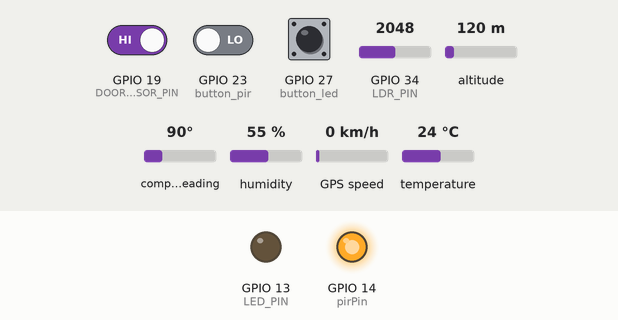
This sketch was run on a simulated ESP32. Parts: output pins drawn as LEDs (lit = HIGH). The test bench sets the inputs (shaded band); at power-on: GPIO 27 (button_led) HIGH, GPIO 23 (button_pir) LOW, GPIO 19 (DOOR_SENSOR_PIN) HIGH, GPIO 34 (LDR_PIN) = 2048, altitude 120 m, compass heading 90°, humidity 55 %, GPS speed 0 km/h, temperature 24 °C. WiFi joins after 1.5 s; servers stay silent unless stated; the local clock reads 2024-03-15 10:24:30 at power-on unless the sketch sets it; the GPS gets a fix after 3 s at 37.7749, -122.4194 with 8 satellites; web services answer with replies made up by the test bench; what the sketch prints to the serial monitor is not drawn.

Above: at 2.7 s.
2.8 s: GPIO 27 (button_led) pulled LOW for 1 s
At 4.5 s:
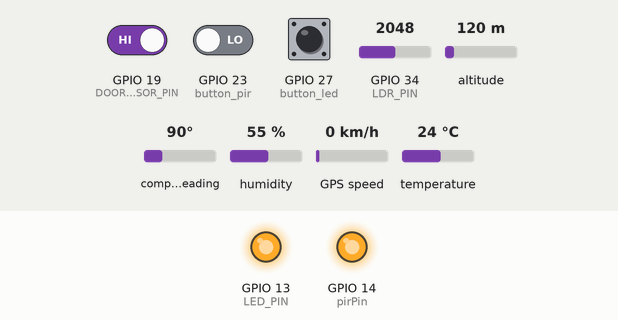
8.3 s: GPIO 23 (button_pir) driven HIGH
At 9.2 s:
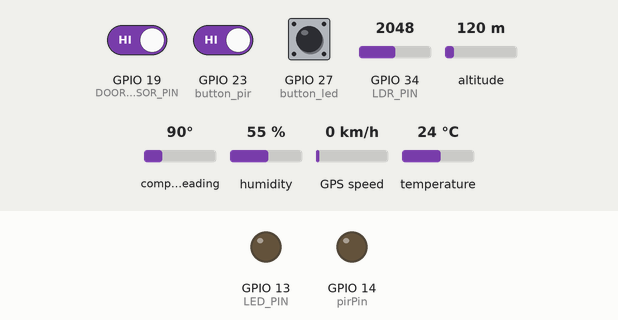
10.3 s: GPIO 23 (button_pir) driven LOW
At 11.9 s:
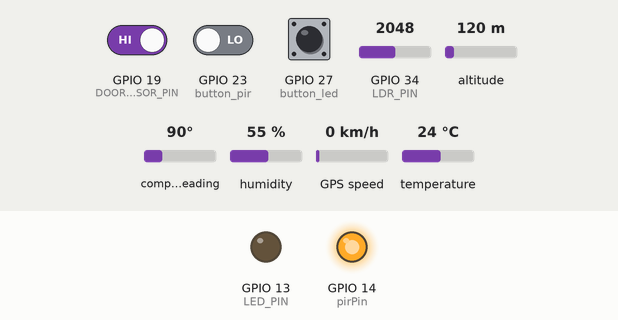
14.5 s: GPIO 27 (button_led) pulled LOW for 3.2 s
At 15.4 s:
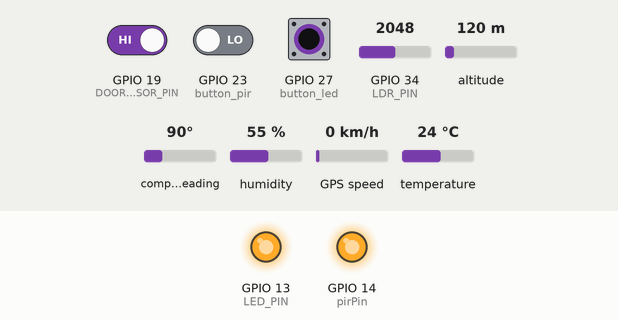
Timing chart, 0 to 19.7 s (numbered marks = the images above; inputs shaded):
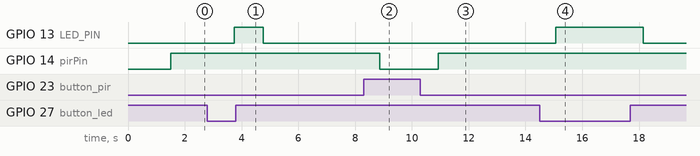

Measured:
- after the input at 2.8 s, GPIO 13 (LED_PIN): LOW → HIGH after 0.94 s, → LOW 1.0 s later
- after the input at 8.3 s, GPIO 14 (pirPin): HIGH → LOW after 0.56 s
- after the input at 10.3 s, GPIO 14 (pirPin): LOW → HIGH after 0.62 s
- after the input at 14.5 s, GPIO 13 (LED_PIN): LOW → HIGH after 0.57 s, → LOW 3.1 s later

The sketch:

Board2Final.ino
```cpp
#include "esp_task_wdt.h"

#include <WiFi.h>
#include <HTTPClient.h>
#include <UrlEncode.h>
#include <DHT.h>
#include <TinyGPS++.h>

#include "time.h"
#include "freertos/FreeRTOS.h"
#include "freertos/task.h"

#define WIFI_SSID "Gala"
#define WIFI_PASSWORD "12345678"

#define DHTPIN 26
#define DHTTYPE DHT22
DHT dht(DHTPIN, DHTTYPE);

TinyGPSPlus gps;
HardwareSerial neogps(1);

#define DOOR_SENSOR_PIN 19
#define pirPin 14
#define LDR_PIN 34
#define LED_PIN 13
#define button_led 27
#define button_pir 23
#define timeout 30000

unsigned long lastMotionTime = 0;

const char* THINGSPEAK_API_KEY = "UPXKBN7UMQ6BC8SW"; // Replace with your ThingSpeak API Key

// NTP Server to get time
const char *ntpServer = "pool.ntp.org";
const long gmtOffset_sec = 19800;  // UTC +5:30 for Colombo
const int daylightOffset_sec = 0;

void connectToWiFi() {
  Serial.println("Connecting to WiFi...");
  WiFi.begin(WIFI_SSID, WIFI_PASSWORD);
  int retryCount = 0;
  while (WiFi.status() != WL_CONNECTED && retryCount < 10) {
    delay(500);
    Serial.println("Connecting..");
    retryCount++;
  }
  if (WiFi.status() == WL_CONNECTED) {
    Serial.println("Connected to WiFi");
  } else {
    Serial.println("Failed to connect to WiFi");
  }
}

void readDHTSensor(float &temperature, float &humidity) {
  temperature = dht.readTemperature();
  humidity = dht.readHumidity();
  if (isnan(temperature) || isnan(humidity)) {
    Serial.println("Failed to read from DHT sensor!");
  }
}

void sendDataToThingSpeak(float latitude, float longitude, float temperature, float humidity, float speed) {
  if (WiFi.status() == WL_CONNECTED) {
    HTTPClient http;
    String server = "http://api.thingspeak.com/update?api_key=" + String(THINGSPEAK_API_KEY);
    server += "&field1=" + String(latitude, 6);
    server += "&field2=" + String(longitude, 6);
    server += "&field3=" + String(temperature);
    server += "&field4=" + String(humidity);
    server += "&field5=" + String(speed);

    Serial.print("Sending data to ThingSpeak: ");
    Serial.println(server);

    http.begin(server);
    int httpResponseCode = http.GET();
    if (httpResponseCode > 0) {
      Serial.print("HTTP Response code: ");
      Serial.println(httpResponseCode);
      if (httpResponseCode == 200) {
        Serial.println("Data sent successfully to ThingSpeak");
      } else {
        Serial.print("Error sending data to ThingSpeak. HTTP error code: ");
        Serial.println(httpResponseCode);
      }
    } else {
      Serial.print("Error in HTTP request: ");
      Serial.println(http.errorToString(httpResponseCode).c_str());
    }
    http.end();
  } else {
    Serial.println("WiFi not connected. Data not sent.");
  }
}

void gpsAll(float &latitude, float &longitude, float &speed) {
  boolean newData = false;
  for (unsigned long start = millis(); millis() - start < 1000;) {
    while (neogps.available()) {
      if (gps.encode(neogps.read())) {
        newData = true;
      }
    }
  }
  if (newData) {
    if (gps.location.isValid()) {
      latitude = gps.location.lat();
      longitude = gps.location.lng();
      speed = gps.speed.kmph();
    }
  } else {
    Serial.println("No new data");
  }
}


bool door() {
  static int currentDoorState = digitalRead(DOOR_SENSOR_PIN);
  int lastDoorState;
  lastDoorState = currentDoorState;
  currentDoorState = digitalRead(DOOR_SENSOR_PIN);

  if (lastDoorState == HIGH && currentDoorState == LOW) {
    Serial.println("The door-opening event is detected");
    return true;
  } else if (lastDoorState == LOW && currentDoorState == HIGH) {
    Serial.println("The door-closing event is detected");
    lastMotionTime = millis();
    return false;
  }
}

//pir_motion sensor
void pir_motion() {
    if(pirbutton()){
         digitalWrite(pirPin,HIGH);
         Serial.println("outside led strip on");
    }
    else{
        digitalWrite(pirPin,LOW);
        Serial.println("outside led strip off");

    }
}

bool pirbutton() {
  int buttonState = digitalRead(button_pir);
  if (buttonState == LOW) {
    Serial.println("The pirbutton is pressed");
    return true;
  } else if (buttonState == HIGH) {
    Serial.println("The pirbutton is released");
    return false;
  }
}

// Function to control LED based on LDR sensor
void controlLedBasedOnLdr() {
  int THRESHOLD = 4095;
  int ldrValue = analogRead(LDR_PIN);
  Serial.print("LDR Value: ");
  Serial.println(ldrValue);
  if (door() && (ldrValue >= THRESHOLD)) {
    digitalWrite(LED_PIN, HIGH);
  } else if (ledbutton() && door()) {
    digitalWrite(LED_PIN, HIGH);
  } else {
    digitalWrite(LED_PIN, LOW);
  }
}

bool ledbutton() {
  int buttonState = digitalRead(button_led);
  if (buttonState == LOW) {
    Serial.println("The ledbutton is pressed");
    return true;
  } else if (buttonState == HIGH) {
    Serial.println("The ledbutton is released");
    return false;
  }
}

void temperatureAndLocationTask(void *parameter) {
  float temperature, humidity, longitude, latitude, speed;

  for (;;) {
    readDHTSensor(temperature, humidity);
    gpsAll(latitude, longitude, speed);
    sendDataToThingSpeak(latitude, longitude, temperature, humidity, speed);
    vTaskDelay(1000 / portTICK_PERIOD_MS); // Delay to yield
  }
}

void ldrMotiontask(void *parameters) {
  for (;;) {
    pir_motion();
    controlLedBasedOnLdr();
    vTaskDelay(1000 / portTICK_PERIOD_MS); // Delay to yield
  }
}

void setup() {
  Serial.begin(9600);
  dht.begin();

  neogps.begin(9600, SERIAL_8N1, 16, 17);
  pinMode(pirPin, OUTPUT);
  pinMode(LDR_PIN, INPUT);
  pinMode(LED_PIN, OUTPUT);
  pinMode(button_led, INPUT_PULLUP);
  pinMode(button_pir, INPUT_PULLUP);
  pinMode(DOOR_SENSOR_PIN, INPUT_PULLUP);
  connectToWiFi();

  // Initialize NTP
  configTime(gmtOffset_sec, daylightOffset_sec, ntpServer);

  // Debugging print for NTP time synchronization

  esp_task_wdt_config_t wdt_config = {
    .timeout_ms = 60000, // 60 seconds
    .trigger_panic = true
  };
  esp_task_wdt_init(&wdt_config);
  esp_task_wdt_add(NULL);

  xTaskCreatePinnedToCore(temperatureAndLocationTask, "TempLocTask", 50000, NULL, 1, NULL, 0);
  xTaskCreatePinnedToCore(ldrMotiontask, "LdrMotionT", 50000, NULL, 1, NULL, 1);
}

void loop() {
  esp_task_wdt_reset();
  vTaskDelay(1000 / portTICK_PERIOD_MS);
}
```
